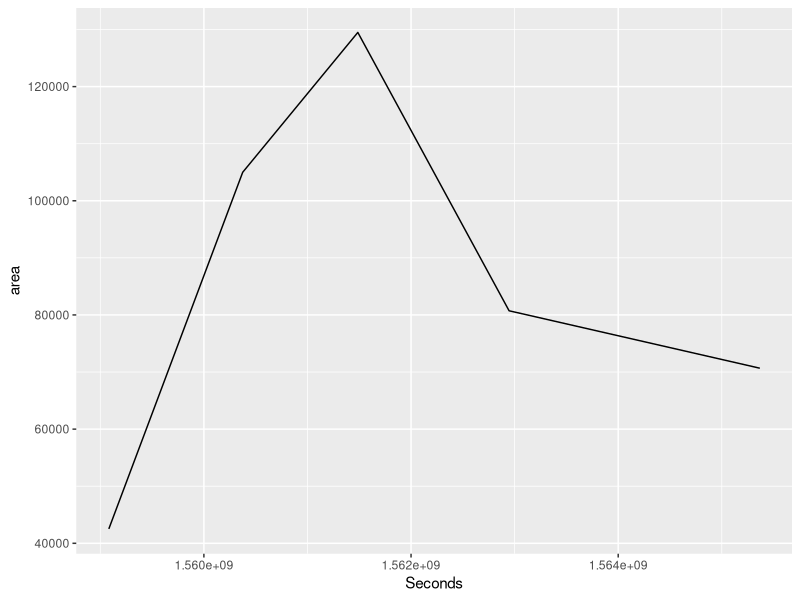
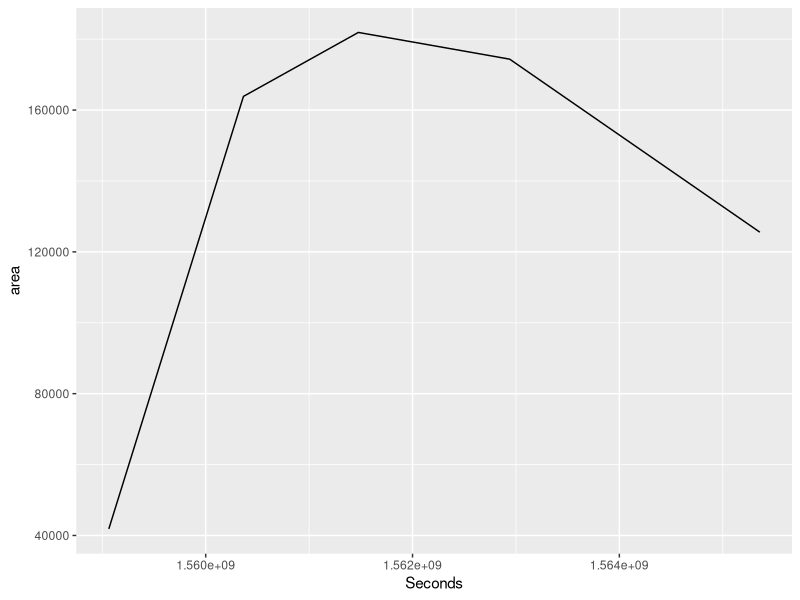
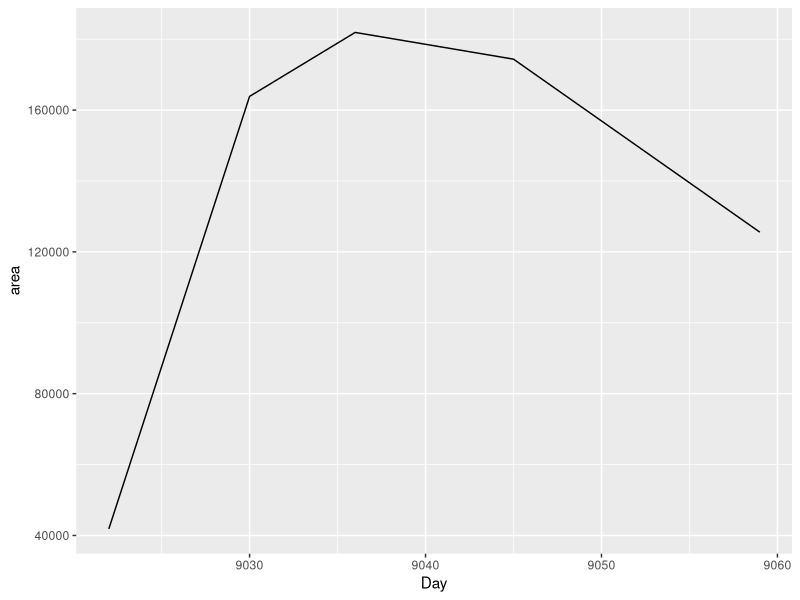
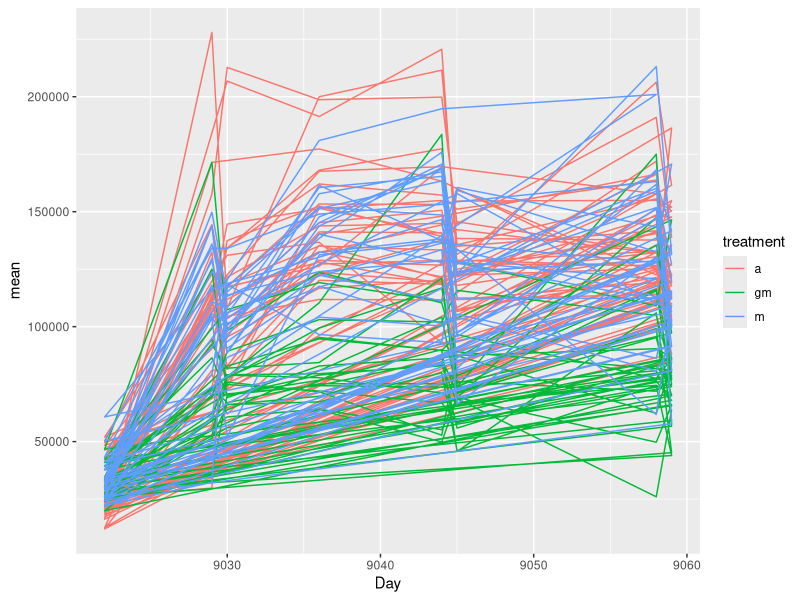
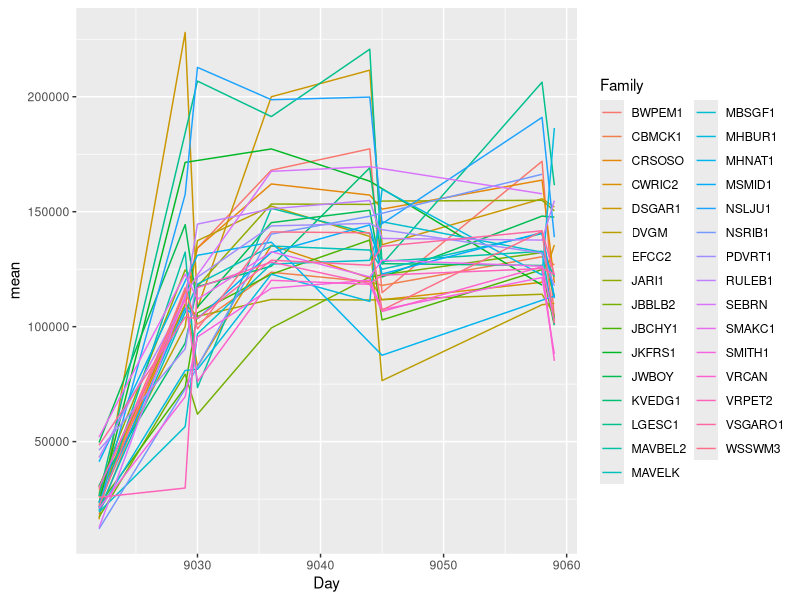
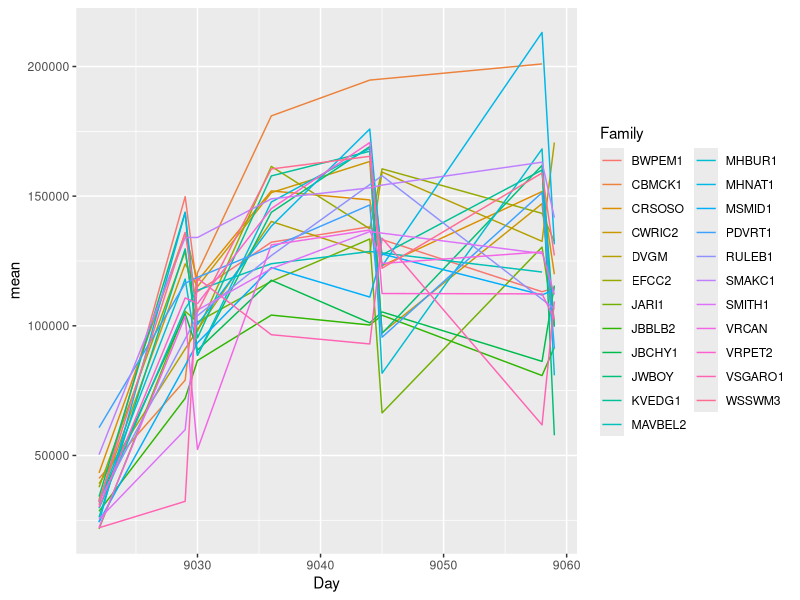
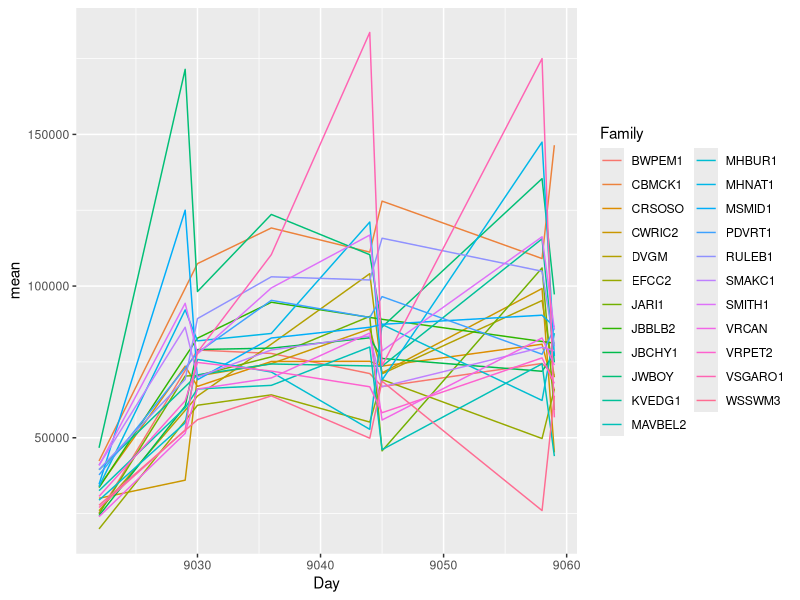
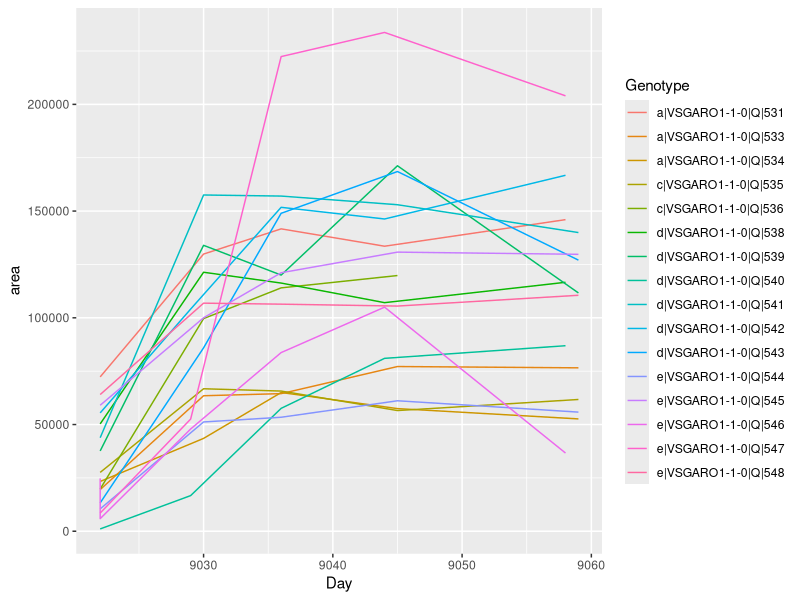

These figures' R source, in order: (Note: this script raises an error after producing the figures.)
## ---- chunk 1
#-------------------------------------------------------------------
#----------GH Data Prep
#-------------------------------------------------------------------

#read in GH data
AllDat=read.csv("Data_Moities/Data_collection_GH.csv",stringsAsFactors = F)

#Fix column names
colnames(AllDat)[9:12]<-c("comp_number","maple_leaf_length_0","maple_height_0","maple_leaves_0")

#Removing first row (Which contains no data).
AllDat<-AllDat[2:length(AllDat$gh_bench),]

#Remove maple controls (for now) This is because the strsplit is mis identifying the maple controls for garlic mustard data. I will have to fix this later.
AllDat<-AllDat[!grepl("aple",AllDat$Tag),]

#TO FIX
#The tag "c|MSMID1-1-20|Q|381" was mislabled as "c|MSMID1-1-20|G381". This is fixed below.
AllDat$Tag[grep("G381",AllDat$Tag)]<-"c|MSMID1-1-20|Q|381"

AllDat

## ---- chunk 2
library(dplyr)
library(ggplot2)

#GrowthRate Data
dat<-read.csv("Data_Moities/Growth_Rate_Data.txt")


#Assigning treatments to the genotypes. 
dat<-left_join(dat,AllDat,by=c("Genotype"="Tag"))

dat
## ---- chunk 3


#Average top and bottom frame pixels. 
dat2<-dat %>% group_by(Genotype,Seconds,treatment) %>% summarize_at(vars(area),.funs = list(~sum(.)))

#Generating family column
prefamily<-gsub("*.\\|","",dat2$Genotype)
dat2$Family<-gsub("\\-.*","",prefamily)



#Wow. There does appear to be some growth reduction. 
ggplot(dat2[dat2$Genotype=="a|BWPEM1-9-0|Q|1",])+
  geom_path(aes(x=Seconds,y=area))


#I need a variable to categorize all of the seconds into the day that they were taken. So that I can get an average of each genotype at each measurement to get the average growth rate of a genotype. 

#There are 86,400 seconds in a day. It took two days to get the data. 
#Rounding to calculate the day the photos were taken

dat2$Day<-round(dat2$Seconds/(86400*2),digits=0)


#Second Raw
ggplot(dat2[dat2$Genotype=="a|BWPEM1-9-0|Q|2",])+
  geom_path(aes(x=Seconds,y=area))

#Second Rounded Day
ggplot(dat2[dat2$Genotype=="a|BWPEM1-9-0|Q|2",])+
  geom_path(aes(x=Day,y=area))


#Further grouping family to take the average and standard deviation of the family values at each time point in each treatment, with the standard deviations. 
dat3<-dat2 %>% group_by(Family,Day,treatment) %>% summarize_at(vars(area),.fun=list(~mean(.),~sd(.)))


dat3<-dat3[!is.na(dat3$treatment),]

#Viewing growthrate by treatment
ggplot(dat3[!is.na(dat3$treatment),])+
  geom_path(aes(y=mean,x=Day,colour=treatment))

#Alone Treatment View
ggplot(dat3[dat3$treatment=="a",])+
  geom_path(aes(y=mean,x=Day,colour=Family))

#Maple Treatment View
ggplot(dat3[dat3$treatment=="m",])+
  geom_path(aes(y=mean,x=Day,colour=Family))

#Garlic Mustard Treatment View
ggplot(dat3[dat3$treatment=="gm",])+
  geom_path(aes(y=mean,x=Day,colour=Family))

gm<-dat3[dat3$treatment=="gm",] 

#VSGARO Has a very large ups and downs in growth rate average. going to check our individuals to see if I suspect an error. 
ggplot(dat2[dat2$Family=="VSGARO1",])+
  geom_path(aes(y=area,x=Day,colour=Genotype))

ggplot(dat2[dat2$Family=="BWPEM1",])+
  geom_path(aes(y=area,x=Day,colour=Genotype))

#On further look, there doesnt seem to be anything that bad with the genotype. 
## ---- chunk 4
library(nlme)
hollingMod<-function(x,a,b,c){
  y=(a*(x^2))/(b+c*x+x^2)
return(y)
}

test<-function(x,a,b,c,z){
  y=(a*x+x^z)/(b+x^c)
  return(y)
}

Xplot<-0:100
y<-test(Xplot,4,2,2,4)
plot(y~Xplot)

nls(area~holling(time),dat2 )
#must test the significance of the models with "anova"

## ---- chunk 5
#Holling type IV function.
holling<-function(x){
  y=(a*(x^2))/(b+c*x+x^2)
return(y)
}
  
frair_fit(y~(a*(x^2))/(b+c*x+x^2),x=test$Seconds,y=test$area, )

frair_responses()
